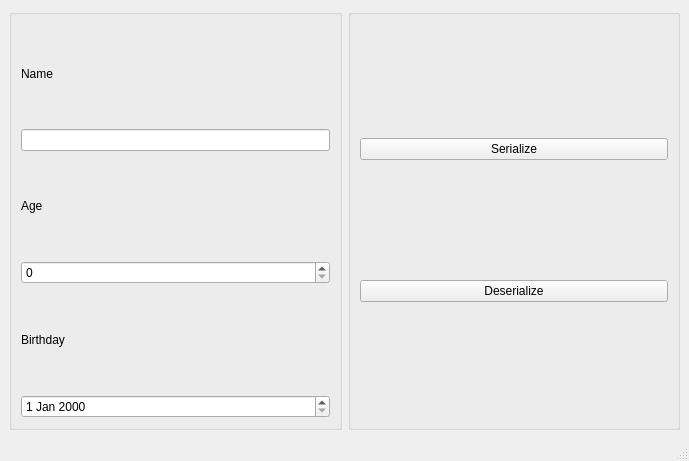
<?xml version="1.0" encoding="UTF-8"?>
<ui version="4.0">
 <class>MainWindow</class>
 <widget class="QMainWindow" name="MainWindow">
  <property name="geometry">
   <rect>
    <x>0</x>
    <y>0</y>
    <width>689</width>
    <height>461</height>
   </rect>
  </property>
  <property name="windowTitle">
   <string>MainWindow</string>
  </property>
  <widget class="QWidget" name="centralwidget">
   <layout class="QHBoxLayout" name="horizontalLayout">
    <item>
     <widget class="QGroupBox" name="verticalGroupBox">
      <property name="sizePolicy">
       <sizepolicy hsizetype="Preferred" vsizetype="Preferred">
        <horstretch>1</horstretch>
        <verstretch>0</verstretch>
       </sizepolicy>
      </property>
      <layout class="QVBoxLayout" name="verticalLayout">
       <item>
        <widget class="QLabel" name="label_name">
         <property name="text">
          <string>Name</string>
         </property>
        </widget>
       </item>
       <item>
        <widget class="QLineEdit" name="lineEdit_name"/>
       </item>
       <item>
        <widget class="QLabel" name="label_age">
         <property name="text">
          <string>Age</string>
         </property>
        </widget>
       </item>
       <item>
        <widget class="QSpinBox" name="spinBox_age"/>
       </item>
       <item>
        <widget class="QLabel" name="label_birthday">
         <property name="text">
          <string>Birthday</string>
         </property>
        </widget>
       </item>
       <item>
        <widget class="QDateEdit" name="dateEdit"/>
       </item>
      </layout>
     </widget>
    </item>
    <item>
     <widget class="QGroupBox" name="verticalGroupBox_2">
      <property name="sizePolicy">
       <sizepolicy hsizetype="Preferred" vsizetype="Preferred">
        <horstretch>1</horstretch>
        <verstretch>0</verstretch>
       </sizepolicy>
      </property>
      <layout class="QVBoxLayout" name="verticalLayout_2">
       <item>
        <widget class="QPushButton" name="pushButton_serialize">
         <property name="text">
          <string>Serialize</string>
         </property>
        </widget>
       </item>
       <item>
        <widget class="QPushButton" name="pushButton_deserialize">
         <property name="text">
          <string>Deserialize</string>
         </property>
        </widget>
       </item>
      </layout>
     </widget>
    </item>
   </layout>
  </widget>
  <widget class="QMenuBar" name="menubar">
   <property name="geometry">
    <rect>
     <x>0</x>
     <y>0</y>
     <width>689</width>
     <height>22</height>
    </rect>
   </property>
  </widget>
  <widget class="QStatusBar" name="statusbar"/>
 </widget>
 <resources/>
 <connections/>
</ui>
